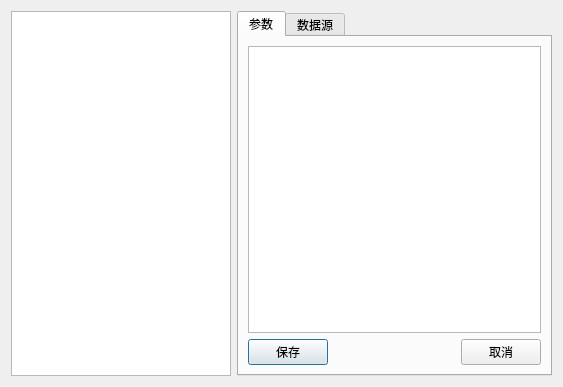
<?xml version="1.0" encoding="UTF-8"?>
<ui version="4.0">
 <class>RuntimeFilterDialog</class>
 <widget class="QDialog" name="RuntimeFilterDialog">
  <property name="geometry">
   <rect>
    <x>0</x>
    <y>0</y>
    <width>563</width>
    <height>387</height>
   </rect>
  </property>
  <property name="sizePolicy">
   <sizepolicy hsizetype="Expanding" vsizetype="Expanding">
    <horstretch>0</horstretch>
    <verstretch>0</verstretch>
   </sizepolicy>
  </property>
  <property name="windowTitle">
   <string>Dialog</string>
  </property>
  <layout class="QHBoxLayout" name="horizontalLayout" stretch="7,10">
   <property name="sizeConstraint">
    <enum>QLayout::SetNoConstraint</enum>
   </property>
   <item>
    <widget class="QListView" name="viewListView">
     <property name="sizePolicy">
      <sizepolicy hsizetype="Preferred" vsizetype="Preferred">
       <horstretch>0</horstretch>
       <verstretch>0</verstretch>
      </sizepolicy>
     </property>
     <property name="minimumSize">
      <size>
       <width>0</width>
       <height>0</height>
      </size>
     </property>
     <property name="maximumSize">
      <size>
       <width>16777215</width>
       <height>16777215</height>
      </size>
     </property>
     <property name="editTriggers">
      <set>QAbstractItemView::NoEditTriggers</set>
     </property>
     <property name="isWrapping" stdset="0">
      <bool>true</bool>
     </property>
     <property name="resizeMode">
      <enum>QListView::Adjust</enum>
     </property>
     <property name="wordWrap">
      <bool>true</bool>
     </property>
    </widget>
   </item>
   <item>
    <widget class="QTabWidget" name="tabWidget">
     <property name="currentIndex">
      <number>0</number>
     </property>
     <widget class="QWidget" name="paraTab">
      <attribute name="title">
       <string>参数</string>
      </attribute>
      <layout class="QVBoxLayout" name="verticalLayout">
       <item>
        <widget class="QTableView" name="parameterTableView"/>
       </item>
       <item>
        <layout class="QHBoxLayout" name="horizontalLayout_2">
         <item>
          <widget class="QPushButton" name="paraSaveButton">
           <property name="text">
            <string>保存</string>
           </property>
          </widget>
         </item>
         <item>
          <spacer name="horizontalSpacer">
           <property name="orientation">
            <enum>Qt::Horizontal</enum>
           </property>
           <property name="sizeHint" stdset="0">
            <size>
             <width>40</width>
             <height>20</height>
            </size>
           </property>
          </spacer>
         </item>
         <item>
          <widget class="QPushButton" name="paraCancelButton">
           <property name="text">
            <string>取消</string>
           </property>
          </widget>
         </item>
        </layout>
       </item>
      </layout>
     </widget>
     <widget class="QWidget" name="dsTab">
      <attribute name="title">
       <string>数据源</string>
      </attribute>
      <layout class="QVBoxLayout" name="verticalLayout_2">
       <item>
        <widget class="QTableView" name="dataSourceTableView"/>
       </item>
       <item>
        <layout class="QHBoxLayout" name="horizontalLayout_3">
         <item>
          <widget class="QPushButton" name="dsAddButton">
           <property name="text">
            <string>添加</string>
           </property>
          </widget>
         </item>
         <item>
          <spacer name="horizontalSpacer_2">
           <property name="orientation">
            <enum>Qt::Horizontal</enum>
           </property>
           <property name="sizeHint" stdset="0">
            <size>
             <width>40</width>
             <height>20</height>
            </size>
           </property>
          </spacer>
         </item>
         <item>
          <widget class="QPushButton" name="dsDelButton">
           <property name="text">
            <string>删除</string>
           </property>
          </widget>
         </item>
        </layout>
       </item>
      </layout>
     </widget>
    </widget>
   </item>
  </layout>
 </widget>
 <resources/>
 <connections/>
</ui>
